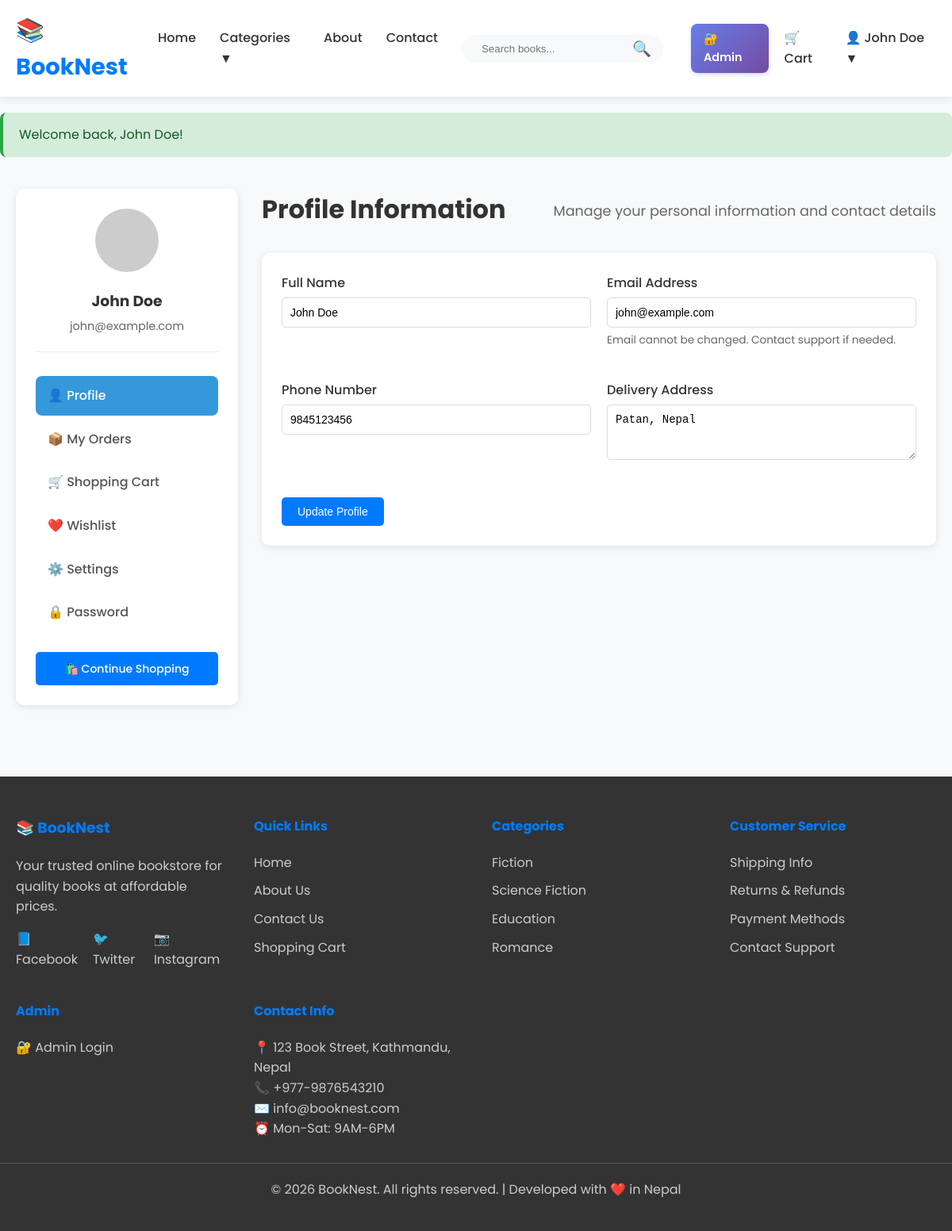
The page /user/dashboard.php (signed in) on the database its author committed.
### tables this page shows
CREATE TABLE `users` (
    `id` int(11) NOT NULL AUTO_INCREMENT,
    `full_name` varchar(100) NOT NULL,
    `email` varchar(100) NOT NULL,
    `phone` varchar(15) NOT NULL,
    `address` text NOT NULL,
    `password` varchar(255) NOT NULL,
    `role` enum('user','admin') NOT NULL DEFAULT 'user',
    `created_at` timestamp NOT NULL DEFAULT current_timestamp(),
    PRIMARY KEY (`id`),
    UNIQUE KEY `email` (`email`)
);

### user/dashboard.php (the view, shortened to what this page needs)
<?php
require_once '../includes/header.php';
require_once '../includes/auth.php';
$user_id = $_SESSION['user_id'];
$user_query = "SELECT * FROM users WHERE id = $user_id";
$user_result = $conn->query($user_query);
$user = $user_result->fetch_assoc();
?>
<div class="user-dashboard">
    <div class="dashboard-sidebar">
        <div class="user-profile-summary">
            <div class="user-avatar">
                <img src="https://ui-avatars.com/api/?name=<?php echo urlencode($user['full_name']); ?>&background=3498db&color=fff&size=80" alt="Profile">
            </div>
            <h3><?php echo htmlspecialchars($user['full_name']); ?></h3>
            <p><?php echo htmlspecialchars($user['email']); ?></p>
        </div>
        <nav class="dashboard-nav">
            <ul class="dashboard-nav-links">
                <li><a href="#profile" class="nav-link active" onclick="showSection('profile')">👤 Profile</a></li>
                <li><a href="#orders" class="nav-link" onclick="showSection('orders')">📦 My Orders</a></li>
                <li><a href="#cart" class="nav-link" onclick="showSection('cart')">🛒 Shopping Cart</a></li>
                <li><a href="#wishlist" class="nav-link" onclick="showSection('wishlist')">❤️ Wishlist</a></li>
                <li><a href="#settings" class="nav-link" onclick="showSection('settings')">⚙️ Settings</a></li>
                <li><a href="#password" class="nav-link" onclick="showSection('password')">🔒 Password</a></li>
            </ul>
        </nav>
        <div class="quick-actions">
            <a href="../index.php" class="btn btn-primary btn-block">🛍️ Continue Shopping</a>
        </div>
    </div>
    <div class="dashboard-main">
        <section id="profile-section" class="dashboard-section active">
            <div class="section-header">
                <h2>Profile Information</h2>
                <p>Manage your personal information and contact details</p>
            </div>
            <div class="card">
                <form method="POST" action="" class="profile-form">
                    <div class="form-row">
                        <div class="form-group">
                            <label for="full_name">Full Name</label>
                            <input type="text" id="full_name" name="full_name" required
                                   value="<?php echo htmlspecialchars($user['full_name']); ?>"
                                   pattern="[A-Za-z\s]+" title="Only alphabets allowed">
                        </div>
                        <div class="form-group">
                            <label for="email">Email Address</label>
                            <input type="email" id="email" name="email" value="<?php echo htmlspecialchars($user['email']); ?>" readonly>
                            <small>Email cannot be changed. Contact support if needed.</small>
                        </div>
                    </div>
                    <div class="form-row">
                        <div class="form-group">
                            <label for="phone">Phone Number</label>
                            <input type="tel" id="phone" name="phone" required maxlength="10"
                                   value="<?php echo htmlspecialchars($user['phone']); ?>"
                                   pattern="[0-9]{10}" title="Exactly 10 digits required">
                        </div>
                        <div class="form-group">
                            <label for="address">Delivery Address</label>
                            <textarea id="address" name="address" required rows="3"><?php echo htmlspecialchars($user['address']); ?></textarea>
                        </div>
                    </div>
                    <button type="submit" name="update_profile" class="btn btn-primary">Update Profile</button>
                </form>
            </div>
        </section>
    </div>
</div>
<?php require_once '../includes/footer.php'; ?>

### assets/css/style.css (style rules this page uses)
* { margin: 0; padding: 0; box-sizing: border-box; }
body { font-family: 'Poppins', sans-serif; line-height: 1.6; color: #333; background-color: #f8f9fa; }
.nav-link { text-decoration: none; color: #333; font-weight: 500; transition: color 0.3s ease; padding: 5px 0; }
.btn { display: inline-block; padding: 10px 20px; border: none; border-radius: 5px; cursor: pointer; text-decoration: none; font-weight: 500; transition: all 0.3s ease; text-align: center; font-size: 14px; }
.btn-primary { background: #007bff; color: white; }
.section-header { display: flex; justify-content: space-between; align-items: center; margin-bottom: 30px; }
.section-header h2 { font-size: 2em; color: #333; }
.form-group { margin-bottom: 20px; }
.form-group label { display: block; margin-bottom: 8px; font-weight: 500; color: #333; }
.form-group input, .form-group textarea, .form-group select { width: 100%; padding: 12px; border: 1px solid #ddd; border-radius: 8px; font-size: 14px; transition: border-color 0.3s ease; }
.form-row { display: grid; grid-template-columns: 1fr 1fr; gap: 20px; }
.section-header { text-align: center; margin-bottom: 50px; }
.section-header h2 { font-size: 2em; margin-bottom: 10px; color: #333; }
.section-header p { color: #666; font-size: 1.1em; }

### user/dashboard.php (style rules this page uses)
.user-dashboard { max-width: 1200px; margin: 0 auto; padding: 20px; display: grid; grid-template-columns: 280px 1fr; gap: 30px; }
.dashboard-sidebar { background: white; border-radius: 10px; padding: 25px; box-shadow: 0 2px 10px rgba(0,0,0,0.1); height: fit-content; position: sticky; top: 20px; }
.user-profile-summary { text-align: center; margin-bottom: 30px; padding-bottom: 20px; border-bottom: 1px solid #eee; }
.user-avatar img { width: 80px; height: 80px; border-radius: 50%; margin-bottom: 15px; }
.user-profile-summary h3 { margin: 0 0 5px 0; color: #333; }
.user-profile-summary p { margin: 0; color: #666; font-size: 0.9em; }
.dashboard-nav-links { list-style: none; margin: 0 0 25px 0; padding: 0; }
.dashboard-nav-links li { margin-bottom: 5px; }
.dashboard-nav-links .nav-link { display: flex; align-items: center; gap: 10px; padding: 12px 15px; color: #555; text-decoration: none; border-radius: 8px; transition: all 0.3s; }
.dashboard-nav-links .nav-link.active { background: #3498db; color: white; }
.btn-block { display: block; width: 100%; text-align: center; }
.dashboard-main { min-height: 600px; }
.dashboard-section { display: none; }
.dashboard-section.active { display: block; }
.section-header { margin-bottom: 25px; }
.section-header h2 { margin: 0 0 5px 0; color: #333; }
.section-header p { margin: 0; color: #666; }
.card { background: white; border-radius: 10px; padding: 25px; box-shadow: 0 2px 10px rgba(0,0,0,0.1); margin-bottom: 20px; }
.form-row { display: grid; grid-template-columns: 1fr 1fr; gap: 20px; margin-bottom: 20px; }
.form-group { margin-bottom: 20px; }
.form-group label { display: block; margin-bottom: 5px; font-weight: 500; color: #333; }
.form-group input, .form-group textarea { width: 100%; padding: 10px; border: 1px solid #ddd; border-radius: 5px; font-size: 14px; }
.form-group small { display: block; margin-top: 5px; color: #666; font-size: 0.85em; }

### rows shown on the page
users: full_name "John Doe", email "john@example.com", phone "9845123456", address "Patan, Nepal"

### other values the page prints
$_SESSION['user_name'] "John Doe"
$_SESSION['message'] "Welcome back, John Doe!"
